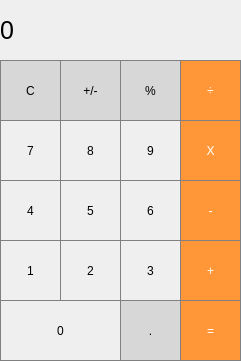
<?xml version="1.0" encoding="UTF-8"?>
<ui version="4.0">
 <class>MainWindow</class>
 <widget class="QMainWindow" name="MainWindow">
  <property name="geometry">
   <rect>
    <x>0</x>
    <y>0</y>
    <width>241</width>
    <height>361</height>
   </rect>
  </property>
  <property name="windowTitle">
   <string>Calculator</string>
  </property>
  <property name="styleSheet">
   <string notr="true"/>
  </property>
  <widget class="QWidget" name="centralwidget">
   <widget class="QLabel" name="label">
    <property name="geometry">
     <rect>
      <x>0</x>
      <y>0</y>
      <width>241</width>
      <height>61</height>
     </rect>
    </property>
    <property name="font">
     <font>
      <pointsize>19</pointsize>
     </font>
    </property>
    <property name="styleSheet">
     <string notr="true">QLabel {
  qproperty-alignment: 'AlignVCenter | AlignRight';
  border: 1px solid gray;
}

background-color : white;</string>
    </property>
    <property name="text">
     <string>0</string>
    </property>
   </widget>
   <widget class="QPushButton" name="pushButton_clear">
    <property name="geometry">
     <rect>
      <x>0</x>
      <y>60</y>
      <width>61</width>
      <height>61</height>
     </rect>
    </property>
    <property name="styleSheet">
     <string notr="true">QPushButton {
  background-color: rgb(215, 215, 215);
  border: 1px solid gray;
}
QPushButton:pressed {
    background-color: qlineargradient(x1: 0, y1: 0, x2: 0, y2: 1,
                                      stop: 0 #BEBEBE, stop: 1 #D7D7D7);
}</string>
    </property>
    <property name="text">
     <string>C</string>
    </property>
   </widget>
   <widget class="QPushButton" name="pushButton_plus_minus">
    <property name="geometry">
     <rect>
      <x>60</x>
      <y>60</y>
      <width>61</width>
      <height>61</height>
     </rect>
    </property>
    <property name="styleSheet">
     <string notr="true">QPushButton {
  background-color: rgb(215, 215, 215);
  border: 1px solid gray;
}
QPushButton:pressed {
    background-color: qlineargradient(x1: 0, y1: 0, x2: 0, y2: 1,
                                      stop: 0 #BEBEBE, stop: 1 #D7D7D7);
}</string>
    </property>
    <property name="text">
     <string>+/-</string>
    </property>
   </widget>
   <widget class="QPushButton" name="pushButton_percent">
    <property name="geometry">
     <rect>
      <x>120</x>
      <y>60</y>
      <width>61</width>
      <height>61</height>
     </rect>
    </property>
    <property name="styleSheet">
     <string notr="true">QPushButton {
  background-color: rgb(215, 215, 215);
  border: 1px solid gray;
}
QPushButton:pressed {
    background-color: qlineargradient(x1: 0, y1: 0, x2: 0, y2: 1,
                                      stop: 0 #BEBEBE, stop: 1 #D7D7D7);
}</string>
    </property>
    <property name="text">
     <string>%</string>
    </property>
   </widget>
   <widget class="QPushButton" name="pushButton_divide">
    <property name="geometry">
     <rect>
      <x>180</x>
      <y>60</y>
      <width>61</width>
      <height>61</height>
     </rect>
    </property>
    <property name="styleSheet">
     <string notr="true">QPushButton {
  background-color: rgb(255, 151, 57);
  color: white; 
  border: 1px solid gray;
}

QPushButton:pressed {
    background-color: qlineargradient(x1: 0, y1: 0, x2: 0, y2: 1,
                                      stop: 0 #FF7832, stop: 1 #FF9739);
}
</string>
    </property>
    <property name="text">
     <string>÷</string>
    </property>
   </widget>
   <widget class="QPushButton" name="pushButton_7">
    <property name="geometry">
     <rect>
      <x>0</x>
      <y>120</y>
      <width>61</width>
      <height>61</height>
     </rect>
    </property>
    <property name="styleSheet">
     <string notr="true">/* Digits 0-9 Stylesheet */
QPushButton {
   border: 1px solid gray;
}
QPushButton:pressed {
    background-color: qlineargradient(x1: 0, y1: 0, x2: 0, y2: 1,
                                      stop: 0 #dadbde, stop: 1 #f6f7fa);
}</string>
    </property>
    <property name="text">
     <string>7</string>
    </property>
   </widget>
   <widget class="QPushButton" name="pushButton_8">
    <property name="geometry">
     <rect>
      <x>60</x>
      <y>120</y>
      <width>61</width>
      <height>61</height>
     </rect>
    </property>
    <property name="styleSheet">
     <string notr="true">/* Digits 0-9 Stylesheet */
QPushButton {
   border: 1px solid gray;
}
QPushButton:pressed {
    background-color: qlineargradient(x1: 0, y1: 0, x2: 0, y2: 1,
                                      stop: 0 #dadbde, stop: 1 #f6f7fa);
}</string>
    </property>
    <property name="text">
     <string>8</string>
    </property>
   </widget>
   <widget class="QPushButton" name="pushButton_9">
    <property name="geometry">
     <rect>
      <x>120</x>
      <y>120</y>
      <width>61</width>
      <height>61</height>
     </rect>
    </property>
    <property name="styleSheet">
     <string notr="true">/* Digits 0-9 Stylesheet */
QPushButton {
   border: 1px solid gray;
}
QPushButton:pressed {
    background-color: qlineargradient(x1: 0, y1: 0, x2: 0, y2: 1,
                                      stop: 0 #dadbde, stop: 1 #f6f7fa);
}</string>
    </property>
    <property name="text">
     <string>9</string>
    </property>
   </widget>
   <widget class="QPushButton" name="pushButton_multiply">
    <property name="geometry">
     <rect>
      <x>180</x>
      <y>120</y>
      <width>61</width>
      <height>61</height>
     </rect>
    </property>
    <property name="styleSheet">
     <string notr="true">QPushButton {
  background-color: rgb(255, 151, 57);
  color: white; 
  border: 1px solid gray;
}

QPushButton:pressed {
    background-color: qlineargradient(x1: 0, y1: 0, x2: 0, y2: 1,
                                      stop: 0 #FF7832, stop: 1 #FF9739);
}
</string>
    </property>
    <property name="text">
     <string>X</string>
    </property>
   </widget>
   <widget class="QPushButton" name="pushButton_4">
    <property name="geometry">
     <rect>
      <x>0</x>
      <y>180</y>
      <width>61</width>
      <height>61</height>
     </rect>
    </property>
    <property name="styleSheet">
     <string notr="true">/* Digits 0-9 Stylesheet */
QPushButton {
   border: 1px solid gray;
}
QPushButton:pressed {
    background-color: qlineargradient(x1: 0, y1: 0, x2: 0, y2: 1,
                                      stop: 0 #dadbde, stop: 1 #f6f7fa);
}</string>
    </property>
    <property name="text">
     <string>4</string>
    </property>
   </widget>
   <widget class="QPushButton" name="pushButton_5">
    <property name="geometry">
     <rect>
      <x>60</x>
      <y>180</y>
      <width>61</width>
      <height>61</height>
     </rect>
    </property>
    <property name="styleSheet">
     <string notr="true">/* Digits 0-9 Stylesheet */
QPushButton {
   border: 1px solid gray;
}
QPushButton:pressed {
    background-color: qlineargradient(x1: 0, y1: 0, x2: 0, y2: 1,
                                      stop: 0 #dadbde, stop: 1 #f6f7fa);
}</string>
    </property>
    <property name="text">
     <string>5</string>
    </property>
   </widget>
   <widget class="QPushButton" name="pushButton_6">
    <property name="geometry">
     <rect>
      <x>120</x>
      <y>180</y>
      <width>61</width>
      <height>61</height>
     </rect>
    </property>
    <property name="styleSheet">
     <string notr="true">/* Digits 0-9 Stylesheet */
QPushButton {
   border: 1px solid gray;
}
QPushButton:pressed {
    background-color: qlineargradient(x1: 0, y1: 0, x2: 0, y2: 1,
                                      stop: 0 #dadbde, stop: 1 #f6f7fa);
}</string>
    </property>
    <property name="text">
     <string>6</string>
    </property>
   </widget>
   <widget class="QPushButton" name="pushButton_subtract">
    <property name="geometry">
     <rect>
      <x>180</x>
      <y>180</y>
      <width>61</width>
      <height>61</height>
     </rect>
    </property>
    <property name="styleSheet">
     <string notr="true">QPushButton {
  background-color: rgb(255, 151, 57);
  color: white; 
  border: 1px solid gray;
}

QPushButton:pressed {
    background-color: qlineargradient(x1: 0, y1: 0, x2: 0, y2: 1,
                                      stop: 0 #FF7832, stop: 1 #FF9739);
}
</string>
    </property>
    <property name="text">
     <string>-</string>
    </property>
   </widget>
   <widget class="QPushButton" name="pushButton_1">
    <property name="geometry">
     <rect>
      <x>0</x>
      <y>240</y>
      <width>61</width>
      <height>61</height>
     </rect>
    </property>
    <property name="styleSheet">
     <string notr="true">/* Digits 0-9 Stylesheet */
QPushButton {
   border: 1px solid gray;
}
QPushButton:pressed {
    background-color: qlineargradient(x1: 0, y1: 0, x2: 0, y2: 1,
                                      stop: 0 #dadbde, stop: 1 #f6f7fa);
}</string>
    </property>
    <property name="text">
     <string>1</string>
    </property>
   </widget>
   <widget class="QPushButton" name="pushButton_2">
    <property name="geometry">
     <rect>
      <x>60</x>
      <y>240</y>
      <width>61</width>
      <height>61</height>
     </rect>
    </property>
    <property name="styleSheet">
     <string notr="true">/* Digits 0-9 Stylesheet */
QPushButton {
   border: 1px solid gray;
}
QPushButton:pressed {
    background-color: qlineargradient(x1: 0, y1: 0, x2: 0, y2: 1,
                                      stop: 0 #dadbde, stop: 1 #f6f7fa);
}</string>
    </property>
    <property name="text">
     <string>2</string>
    </property>
   </widget>
   <widget class="QPushButton" name="pushButton_3">
    <property name="geometry">
     <rect>
      <x>120</x>
      <y>240</y>
      <width>61</width>
      <height>61</height>
     </rect>
    </property>
    <property name="styleSheet">
     <string notr="true">/* Digits 0-9 Stylesheet */
QPushButton {
   border: 1px solid gray;
}
QPushButton:pressed {
    background-color: qlineargradient(x1: 0, y1: 0, x2: 0, y2: 1,
                                      stop: 0 #dadbde, stop: 1 #f6f7fa);
}</string>
    </property>
    <property name="text">
     <string>3</string>
    </property>
   </widget>
   <widget class="QPushButton" name="pushButton_add">
    <property name="geometry">
     <rect>
      <x>180</x>
      <y>240</y>
      <width>61</width>
      <height>61</height>
     </rect>
    </property>
    <property name="styleSheet">
     <string notr="true">QPushButton {
  background-color: rgb(255, 151, 57);
  color: white; 
  border: 1px solid gray;
}

QPushButton:pressed {
    background-color: qlineargradient(x1: 0, y1: 0, x2: 0, y2: 1,
                                      stop: 0 #FF7832, stop: 1 #FF9739);
}
</string>
    </property>
    <property name="text">
     <string>+</string>
    </property>
   </widget>
   <widget class="QPushButton" name="pushButton_equals">
    <property name="geometry">
     <rect>
      <x>180</x>
      <y>300</y>
      <width>61</width>
      <height>61</height>
     </rect>
    </property>
    <property name="styleSheet">
     <string notr="true">QPushButton {
  background-color: rgb(255, 151, 57);
  color: white; 
  border: 1px solid gray;
}

QPushButton:pressed {
    background-color: qlineargradient(x1: 0, y1: 0, x2: 0, y2: 1,
                                      stop: 0 #FF7832, stop: 1 #FF9739);
}
</string>
    </property>
    <property name="text">
     <string>=</string>
    </property>
   </widget>
   <widget class="QPushButton" name="pushButton_0">
    <property name="geometry">
     <rect>
      <x>0</x>
      <y>300</y>
      <width>121</width>
      <height>61</height>
     </rect>
    </property>
    <property name="styleSheet">
     <string notr="true">/* Digits 0-9 Stylesheet */
QPushButton {
   border: 1px solid gray;
}
QPushButton:pressed {
    background-color: qlineargradient(x1: 0, y1: 0, x2: 0, y2: 1,
                                      stop: 0 #dadbde, stop: 1 #f6f7fa);
}</string>
    </property>
    <property name="text">
     <string>0</string>
    </property>
   </widget>
   <widget class="QPushButton" name="pushButton_decimal">
    <property name="geometry">
     <rect>
      <x>120</x>
      <y>300</y>
      <width>61</width>
      <height>61</height>
     </rect>
    </property>
    <property name="styleSheet">
     <string notr="true">QPushButton {
  background-color: rgb(215, 215, 215);
  border: 1px solid gray;
}
QPushButton:pressed {
    background-color: qlineargradient(x1: 0, y1: 0, x2: 0, y2: 1,
                                      stop: 0 #BEBEBE, stop: 1 #D7D7D7);
}</string>
    </property>
    <property name="text">
     <string>.</string>
    </property>
   </widget>
  </widget>
 </widget>
 <resources/>
 <connections/>
</ui>
